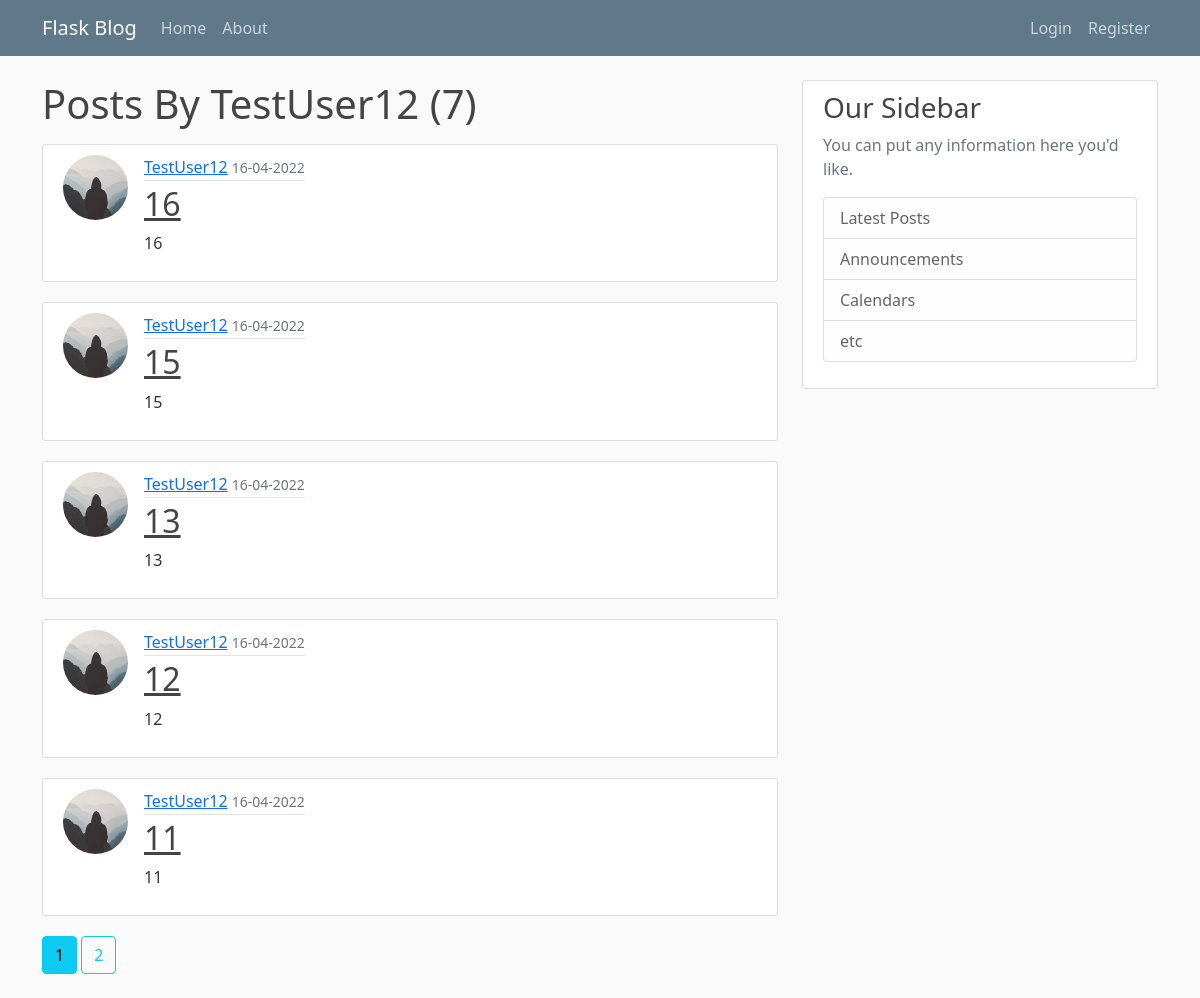
/User/TestUser12, run on the app's committed database.
### app/models.py (models this page shows, shortened)
class User(db.Model, UserMixin):
    id = db.Column(db.Integer, primary_key=True)
    username = db.Column(db.String(20), unique=True, nullable=False)
    email = db.Column(db.String(120), unique=True, nullable=False)
    image_file = db.Column(db.String(20), nullable=False, default='default.jpg')
    password = db.Column(db.String(60), nullable=False)
    posts = db.relationship('Post', backref='author', lazy=True)

class Post(db.Model):
    id = db.Column(db.Integer, primary_key=True)
    title = db.Column(db.String(100), nullable=False)
    date_posted = db.Column(db.DateTime, nullable=False, default=datetime.utcnow)
    content = db.Column(db.Text, nullable=False)
    user_id = db.Column(db.Integer, db.ForeignKey('user.id'), nullable=False)

### app/routes.py (the view)
@app.route("/User/<string:username>")
def user_posts(username):
    page = request.args.get('page', 1, type=int)
    user = User.query.filter_by(username=username) \
        .first_or_404()
    posts = Post.query.filter_by(author=user)\
        .order_by(Post.date_posted.desc())\
        .paginate(page=page, per_page=5)
    return render_template('user_posts.html', posts=posts, user=user)

### app/templates/user_posts.html
{% extends "layout.html" %}
{% block content %}
    <h1 class="mb-3">Posts By {{user.username}} ({{posts.total}})</h1>
    {% for post in posts.items %}
            <article class="media content-section d-flex">
                <img class="rounded-circle article-img" src="{{url_for('static', filename='profile_pics/' + post.author.image_file) }}">
              <div class="media-body">
                <div class="article-metadata">
                  <a class="mr-2" href="{{url_for('user_posts', username=post.author.username)}}">{{ post.author.username }}</a>
                  <small class="text-muted"> {{ post.date_posted.strftime('%d-%m-%Y') }}</small>
                </div>
                <h2><a class="article-title" href="{{url_for('post', post_id=post.id)}}">{{ post.title }}</a></h2>
                <p class="article-content">{{ post.content }}</p>
              </div>
            </article>
    {% endfor %}
    {% for page_num in posts.iter_pages(left_edge=2, right_edge=2, left_current=2, right_current=3) %}
        {% if page_num %}
            {% if posts.page == page_num %}
                <a class="btn btn-info mb-4" href="{{url_for('user_posts', username=user.username, page=page_num)}}">{{page_num}}</a>
            {% else %}
                <a class="btn btn-outline-info mb-4" href="{{url_for('user_posts', username=user.username, page=page_num)}}">{{page_num}}</a>
            {% endif %}
        {% else %}
            ...
        {% endif %}
    {% endfor %}
{% endblock content %}0

### app/static/main.css (style rules this page uses)
body { background: #fafafa; color: #333333; margin-top: 5rem; }
h1, h2, h3, h4, h5, h6 { color: #444444; }
.content-section { background: #ffffff; padding: 10px 20px; border: 1px solid #dddddd; border-radius: 3px; margin-bottom: 20px; }
.article-title { color: #444444; }
.article-content { white-space: pre-line; }
.article-img { height: 65px; width: 65px; margin-right: 16px; }
.article-metadata { padding-bottom: 1px; margin-bottom: 4px; border-bottom: 1px solid #e3e3e3 }

### data on the page
User: username "TestUser12"
Post: image_file (picture), author.username "TestUser12", date_posted "16-04-2022", title "16", content "16"
Post: image_file (picture), author.username "TestUser12", date_posted "16-04-2022", title "15", content "15"
Post: image_file (picture), author.username "TestUser12", date_posted "16-04-2022", title "13", content "13"
Post: image_file (picture), author.username "TestUser12", date_posted "16-04-2022", title "12", content "12"
Post: image_file (picture), author.username "TestUser12", date_posted "16-04-2022", title "11", content "11"

### other printed values
{{ posts.total }} "7"
{{ page_num }} "1"
{{ page_num }} "2"
